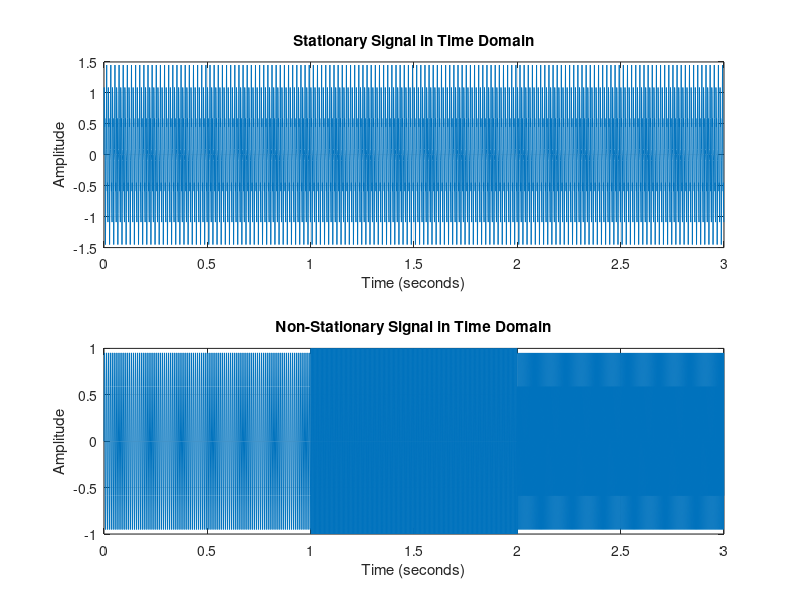

This figure's MATLAB source: (Note: this script raises an error after producing the figure.)
clc;
clear;
close all;

% Sampling frequency
fs = 1000;

% Total duration
T = 3;

% Time vector
t = 0:1/fs:T-1/fs;

% --------------------------------
% Stationary signal
% --------------------------------
stationary_signal = sin(2*pi*100*t) ...
    + 0.5*sin(2*pi*250*t);

% --------------------------------
% Non-stationary signal
% --------------------------------
nonstationary_signal = zeros(size(t));

% First second: 100 Hz
index1 = t < 1;
nonstationary_signal(index1) = ...
    sin(2*pi*100*t(index1));

% Second second: 250 Hz
index2 = t >= 1 & t < 2;
nonstationary_signal(index2) = ...
    sin(2*pi*250*t(index2));

% Third second: 400 Hz
index3 = t >= 2;
nonstationary_signal(index3) = ...
    sin(2*pi*400*t(index3));

% --------------------------------
% Spectrogram settings
% --------------------------------
window_length = 256;
overlap = 200;
nfft = 512;

% --------------------------------
% Plot time-domain signals
% --------------------------------
figure;

subplot(2,1,1);
plot(t, stationary_signal);
title('Stationary Signal in Time Domain');
xlabel('Time (seconds)');
ylabel('Amplitude');
grid on;

subplot(2,1,2);
plot(t, nonstationary_signal);
title('Non-Stationary Signal in Time Domain');
xlabel('Time (seconds)');
ylabel('Amplitude');
grid on;

% --------------------------------
% Spectrogram of stationary signal
% --------------------------------
figure;

spectrogram(stationary_signal, ...
    hamming(window_length), ...
    overlap, ...
    nfft, ...
    fs, ...
    'yaxis');

title('Spectrogram of Stationary Signal');
colorbar;

% --------------------------------
% Spectrogram of non-stationary signal
% --------------------------------
figure;

spectrogram(nonstationary_signal, ...
    hamming(window_length), ...
    overlap, ...
    nfft, ...
    fs, ...
    'yaxis');

title('Spectrogram of Non-Stationary Signal');
colorbar;

drawnow;
